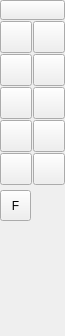
<?xml version="1.0" encoding="UTF-8"?>
<ui version="4.0">
 <class>QG_CadToolBarCircles</class>
 <widget class="QWidget" name="QG_CadToolBarCircles">
  <property name="geometry">
   <rect>
    <x>0</x>
    <y>0</y>
    <width>65</width>
    <height>336</height>
   </rect>
  </property>
  <property name="sizePolicy">
   <sizepolicy hsizetype="Fixed" vsizetype="Minimum">
    <horstretch>0</horstretch>
    <verstretch>0</verstretch>
   </sizepolicy>
  </property>
  <property name="minimumSize">
   <size>
    <width>65</width>
    <height>336</height>
   </size>
  </property>
  <property name="windowTitle">
   <string>Circles</string>
  </property>
  <widget class="QToolButton" name="bBack">
   <property name="geometry">
    <rect>
     <x>0</x>
     <y>0</y>
     <width>65</width>
     <height>20</height>
    </rect>
   </property>
   <property name="maximumSize">
    <size>
     <width>65</width>
     <height>20</height>
    </size>
   </property>
   <property name="toolTip">
    <string>Back to main menu</string>
   </property>
   <property name="text">
    <string/>
   </property>
   <property name="icon">
    <iconset resource="../../../res/extui/extui.qrc">
     <normaloff>:/extui/back.png</normaloff>:/extui/back.png</iconset>
   </property>
   <property name="iconSize">
    <size>
     <width>65</width>
     <height>20</height>
    </size>
   </property>
  </widget>
  <widget class="QToolButton" name="bCircle">
   <property name="geometry">
    <rect>
     <x>0</x>
     <y>21</y>
     <width>32</width>
     <height>32</height>
    </rect>
   </property>
   <property name="maximumSize">
    <size>
     <width>32</width>
     <height>32</height>
    </size>
   </property>
   <property name="toolTip">
    <string>Circle with center and point</string>
   </property>
   <property name="text">
    <string/>
   </property>
   <property name="icon">
    <iconset resource="../../../res/extui/extui.qrc">
     <normaloff>:/extui/circles.png</normaloff>:/extui/circles.png</iconset>
   </property>
   <property name="iconSize">
    <size>
     <width>32</width>
     <height>32</height>
    </size>
   </property>
   <property name="checkable">
    <bool>true</bool>
   </property>
   <property name="autoExclusive">
    <bool>true</bool>
   </property>
  </widget>
  <widget class="QToolButton" name="bCircleCR">
   <property name="geometry">
    <rect>
     <x>33</x>
     <y>21</y>
     <width>32</width>
     <height>32</height>
    </rect>
   </property>
   <property name="maximumSize">
    <size>
     <width>32</width>
     <height>32</height>
    </size>
   </property>
   <property name="toolTip">
    <string>Circle with center and radius</string>
   </property>
   <property name="text">
    <string/>
   </property>
   <property name="icon">
    <iconset resource="../../../res/extui/extui.qrc">
     <normaloff>:/extui/circlescr.png</normaloff>:/extui/circlescr.png</iconset>
   </property>
   <property name="iconSize">
    <size>
     <width>32</width>
     <height>32</height>
    </size>
   </property>
   <property name="checkable">
    <bool>true</bool>
   </property>
   <property name="autoExclusive">
    <bool>true</bool>
   </property>
  </widget>
  <widget class="QToolButton" name="bCircle2P">
   <property name="geometry">
    <rect>
     <x>0</x>
     <y>54</y>
     <width>32</width>
     <height>32</height>
    </rect>
   </property>
   <property name="maximumSize">
    <size>
     <width>32</width>
     <height>32</height>
    </size>
   </property>
   <property name="toolTip">
    <string>Circle with two opposite points</string>
   </property>
   <property name="text">
    <string/>
   </property>
   <property name="icon">
    <iconset resource="../../../res/extui/extui.qrc">
     <normaloff>:/extui/circles2p.png</normaloff>:/extui/circles2p.png</iconset>
   </property>
   <property name="iconSize">
    <size>
     <width>32</width>
     <height>32</height>
    </size>
   </property>
   <property name="checkable">
    <bool>true</bool>
   </property>
   <property name="autoExclusive">
    <bool>true</bool>
   </property>
  </widget>
  <widget class="QToolButton" name="bCircle3P">
   <property name="geometry">
    <rect>
     <x>33</x>
     <y>54</y>
     <width>32</width>
     <height>32</height>
    </rect>
   </property>
   <property name="maximumSize">
    <size>
     <width>32</width>
     <height>32</height>
    </size>
   </property>
   <property name="toolTip">
    <string>Circle with three points</string>
   </property>
   <property name="text">
    <string/>
   </property>
   <property name="icon">
    <iconset resource="../../../res/extui/extui.qrc">
     <normaloff>:/extui/circles3p.png</normaloff>:/extui/circles3p.png</iconset>
   </property>
   <property name="iconSize">
    <size>
     <width>32</width>
     <height>32</height>
    </size>
   </property>
   <property name="checkable">
    <bool>true</bool>
   </property>
   <property name="autoExclusive">
    <bool>true</bool>
   </property>
  </widget>
  <widget class="QToolButton" name="bCircleParallel">
   <property name="geometry">
    <rect>
     <x>0</x>
     <y>87</y>
     <width>32</width>
     <height>32</height>
    </rect>
   </property>
   <property name="maximumSize">
    <size>
     <width>32</width>
     <height>32</height>
    </size>
   </property>
   <property name="toolTip">
    <string>Concentric</string>
   </property>
   <property name="text">
    <string/>
   </property>
   <property name="icon">
    <iconset resource="../../../res/extui/extui.qrc">
     <normaloff>:/extui/circlespara.png</normaloff>:/extui/circlespara.png</iconset>
   </property>
   <property name="iconSize">
    <size>
     <width>32</width>
     <height>32</height>
    </size>
   </property>
   <property name="checkable">
    <bool>true</bool>
   </property>
   <property name="autoExclusive">
    <bool>true</bool>
   </property>
  </widget>
  <widget class="QToolButton" name="bHidden">
   <property name="geometry">
    <rect>
     <x>0</x>
     <y>336</y>
     <width>0</width>
     <height>0</height>
    </rect>
   </property>
   <property name="maximumSize">
    <size>
     <width>0</width>
     <height>0</height>
    </size>
   </property>
   <property name="toolTip">
    <string>Concentric</string>
   </property>
   <property name="text">
    <string notr="true"/>
   </property>
   <property name="iconSize">
    <size>
     <width>0</width>
     <height>0</height>
    </size>
   </property>
   <property name="checkable">
    <bool>true</bool>
   </property>
   <property name="autoExclusive">
    <bool>true</bool>
   </property>
  </widget>
  <widget class="QToolButton" name="bCircleInscribe">
   <property name="geometry">
    <rect>
     <x>33</x>
     <y>87</y>
     <width>32</width>
     <height>32</height>
    </rect>
   </property>
   <property name="maximumSize">
    <size>
     <width>32</width>
     <height>32</height>
    </size>
   </property>
   <property name="toolTip">
    <string>&lt;!DOCTYPE HTML PUBLIC &quot;-//W3C//DTD HTML 4.0//EN&quot; &quot;http://www.w3.org/TR/REC-html40/strict.dtd&quot;&gt;
&lt;html&gt;&lt;head&gt;&lt;meta name=&quot;qrichtext&quot; content=&quot;1&quot; /&gt;&lt;style type=&quot;text/css&quot;&gt;
p, li { white-space: pre-wrap; }
&lt;/style&gt;&lt;/head&gt;&lt;body style=&quot; font-family:'Sans Serif'; font-size:9pt; font-weight:400; font-style:normal;&quot;&gt;
&lt;p style=&quot; margin-top:0px; margin-bottom:0px; margin-left:0px; margin-right:0px; -qt-block-indent:0; text-indent:0px;&quot;&gt;Draw Circle inscribed in a triangle, &lt;span style=&quot; font-style:italic;&quot;&gt;i.e.&lt;/span&gt;, tangential to 3 lines&lt;/p&gt;&lt;/body&gt;&lt;/html&gt;</string>
   </property>
   <property name="text">
    <string/>
   </property>
   <property name="icon">
    <iconset resource="../../../res/extui/extui.qrc">
     <normaloff>:/extui/circleinscribe.png</normaloff>:/extui/circleinscribe.png</iconset>
   </property>
   <property name="iconSize">
    <size>
     <width>32</width>
     <height>32</height>
    </size>
   </property>
   <property name="checkable">
    <bool>true</bool>
   </property>
   <property name="autoExclusive">
    <bool>true</bool>
   </property>
  </widget>
  <widget class="QToolButton" name="bCircleTan2">
   <property name="geometry">
    <rect>
     <x>0</x>
     <y>120</y>
     <width>32</width>
     <height>32</height>
    </rect>
   </property>
   <property name="maximumSize">
    <size>
     <width>32</width>
     <height>32</height>
    </size>
   </property>
   <property name="toolTip">
    <string>&lt;!DOCTYPE HTML PUBLIC &quot;-//W3C//DTD HTML 4.0//EN&quot; &quot;http://www.w3.org/TR/REC-html40/strict.dtd&quot;&gt;
&lt;html&gt;&lt;head&gt;&lt;meta name=&quot;qrichtext&quot; content=&quot;1&quot; /&gt;&lt;style type=&quot;text/css&quot;&gt;
p, li { white-space: pre-wrap; }
&lt;/style&gt;&lt;/head&gt;&lt;body style=&quot; font-family:'Sans'; font-size:9pt; font-weight:400; font-style:normal;&quot;&gt;
&lt;p style=&quot; margin-top:0px; margin-bottom:0px; margin-left:0px; margin-right:0px; -qt-block-indent:0; text-indent:0px;&quot;&gt;&lt;span style=&quot; font-family:'Sans Serif';&quot;&gt;Draw a tangential Circle of two circles, given the radius&lt;/span&gt;&lt;/p&gt;&lt;/body&gt;&lt;/html&gt;</string>
   </property>
   <property name="text">
    <string/>
   </property>
   <property name="icon">
    <iconset resource="../../../res/extui/extui.qrc">
     <normaloff>:/extui/circletan2.png</normaloff>:/extui/circletan2.png</iconset>
   </property>
   <property name="iconSize">
    <size>
     <width>32</width>
     <height>32</height>
    </size>
   </property>
   <property name="checkable">
    <bool>true</bool>
   </property>
   <property name="autoExclusive">
    <bool>true</bool>
   </property>
  </widget>
  <widget class="QToolButton" name="bCircleTan3">
   <property name="geometry">
    <rect>
     <x>33</x>
     <y>153</y>
     <width>32</width>
     <height>32</height>
    </rect>
   </property>
   <property name="maximumSize">
    <size>
     <width>32</width>
     <height>32</height>
    </size>
   </property>
   <property name="toolTip">
    <string>&lt;!DOCTYPE HTML PUBLIC &quot;-//W3C//DTD HTML 4.0//EN&quot; &quot;http://www.w3.org/TR/REC-html40/strict.dtd&quot;&gt;
&lt;html&gt;&lt;head&gt;&lt;meta name=&quot;qrichtext&quot; content=&quot;1&quot; /&gt;&lt;style type=&quot;text/css&quot;&gt;
p, li { white-space: pre-wrap; }
&lt;/style&gt;&lt;/head&gt;&lt;body style=&quot; font-family:'Sans'; font-size:10pt; font-weight:400; font-style:normal;&quot;&gt;
&lt;p style=&quot; margin-top:0px; margin-bottom:0px; margin-left:0px; margin-right:0px; -qt-block-indent:0; text-indent:0px;&quot;&gt;&lt;span style=&quot; font-family:'Sans Serif'; font-size:9pt;&quot;&gt;Draw a tangential Circle of three lines/arcs/circles&lt;/span&gt;&lt;/p&gt;&lt;/body&gt;&lt;/html&gt;</string>
   </property>
   <property name="text">
    <string/>
   </property>
   <property name="icon">
    <iconset resource="../../../res/extui/extui.qrc">
     <normaloff>:/extui/circletan3.png</normaloff>:/extui/circletan3.png</iconset>
   </property>
   <property name="iconSize">
    <size>
     <width>32</width>
     <height>32</height>
    </size>
   </property>
   <property name="checkable">
    <bool>true</bool>
   </property>
   <property name="autoExclusive">
    <bool>true</bool>
   </property>
  </widget>
  <widget class="QToolButton" name="bCircleTan1_2P">
   <property name="geometry">
    <rect>
     <x>0</x>
     <y>153</y>
     <width>32</width>
     <height>32</height>
    </rect>
   </property>
   <property name="maximumSize">
    <size>
     <width>32</width>
     <height>32</height>
    </size>
   </property>
   <property name="toolTip">
    <string>&lt;!DOCTYPE HTML PUBLIC &quot;-//W3C//DTD HTML 4.0//EN&quot; &quot;http://www.w3.org/TR/REC-html40/strict.dtd&quot;&gt;
&lt;html&gt;&lt;head&gt;&lt;meta name=&quot;qrichtext&quot; content=&quot;1&quot; /&gt;&lt;style type=&quot;text/css&quot;&gt;
p, li { white-space: pre-wrap; }
&lt;/style&gt;&lt;/head&gt;&lt;body style=&quot; font-family:'Sans'; font-size:9pt; font-weight:400; font-style:normal;&quot;&gt;
&lt;p style=&quot; margin-top:0px; margin-bottom:0px; margin-left:0px; margin-right:0px; -qt-block-indent:0; text-indent:0px;&quot;&gt;&lt;span style=&quot; font-family:'Sans Serif';&quot;&gt;Draw a tangential Circle of a circle, passing two given points&lt;/span&gt;&lt;/p&gt;&lt;/body&gt;&lt;/html&gt;</string>
   </property>
   <property name="text">
    <string/>
   </property>
   <property name="icon">
    <iconset resource="../../../res/extui/extui.qrc">
     <normaloff>:/extui/circletan1_2p.png</normaloff>:/extui/circletan1_2p.png</iconset>
   </property>
   <property name="iconSize">
    <size>
     <width>32</width>
     <height>32</height>
    </size>
   </property>
   <property name="checkable">
    <bool>true</bool>
   </property>
   <property name="autoExclusive">
    <bool>true</bool>
   </property>
  </widget>
  <widget class="QToolButton" name="bCircleTan2_1P">
   <property name="geometry">
    <rect>
     <x>33</x>
     <y>120</y>
     <width>32</width>
     <height>32</height>
    </rect>
   </property>
   <property name="maximumSize">
    <size>
     <width>32</width>
     <height>32</height>
    </size>
   </property>
   <property name="toolTip">
    <string>&lt;!DOCTYPE HTML PUBLIC &quot;-//W3C//DTD HTML 4.0//EN&quot; &quot;http://www.w3.org/TR/REC-html40/strict.dtd&quot;&gt;
&lt;html&gt;&lt;head&gt;&lt;meta name=&quot;qrichtext&quot; content=&quot;1&quot; /&gt;&lt;style type=&quot;text/css&quot;&gt;
p, li { white-space: pre-wrap; }
&lt;/style&gt;&lt;/head&gt;&lt;body style=&quot; font-family:'Sans'; font-size:9pt; font-weight:400; font-style:normal;&quot;&gt;
&lt;p style=&quot; margin-top:0px; margin-bottom:0px; margin-left:0px; margin-right:0px; -qt-block-indent:0; text-indent:0px;&quot;&gt;&lt;span style=&quot; font-family:'Sans Serif';&quot;&gt;Draw a tangential Circle of two circles, passing a given point&lt;/span&gt;&lt;/p&gt;&lt;/body&gt;&lt;/html&gt;</string>
   </property>
   <property name="text">
    <string/>
   </property>
   <property name="icon">
    <iconset resource="../../../res/extui/extui.qrc">
     <normaloff>:/extui/circletan2_1p.png</normaloff>:/extui/circletan2_1p.png</iconset>
   </property>
   <property name="iconSize">
    <size>
     <width>32</width>
     <height>32</height>
    </size>
   </property>
   <property name="checkable">
    <bool>true</bool>
   </property>
   <property name="autoExclusive">
    <bool>true</bool>
   </property>
  </widget>
  <widget class="QToolButton" name="bFlower">
   <property name="geometry">
    <rect>
     <x>0</x>
     <y>190</y>
     <width>31</width>
     <height>31</height>
    </rect>
   </property>
   <property name="maximumSize">
    <size>
     <width>32</width>
     <height>32</height>
    </size>
   </property>
   <property name="toolTip">
    <string>Flowers</string>
   </property>
   <property name="text">
    <string>F</string>
   </property>
   <property name="checkable">
    <bool>true</bool>
   </property>
   <property name="autoExclusive">
    <bool>true</bool>
   </property>
  </widget>
 </widget>
 <layoutdefault spacing="6" margin="11"/>
 <tabstops>
  <tabstop>bBack</tabstop>
  <tabstop>bCircle</tabstop>
  <tabstop>bCircleCR</tabstop>
  <tabstop>bCircle2P</tabstop>
  <tabstop>bCircle3P</tabstop>
  <tabstop>bCircleParallel</tabstop>
 </tabstops>
 <resources>
  <include location="../../../res/extui/extui.qrc"/>
 </resources>
 <connections>
  <connection>
   <sender>bCircle</sender>
   <signal>clicked()</signal>
   <receiver>QG_CadToolBarCircles</receiver>
   <slot>drawCircle()</slot>
   <hints>
    <hint type="sourcelabel">
     <x>20</x>
     <y>20</y>
    </hint>
    <hint type="destinationlabel">
     <x>20</x>
     <y>20</y>
    </hint>
   </hints>
  </connection>
  <connection>
   <sender>bCircleCR</sender>
   <signal>clicked()</signal>
   <receiver>QG_CadToolBarCircles</receiver>
   <slot>drawCircleCR()</slot>
   <hints>
    <hint type="sourcelabel">
     <x>53</x>
     <y>40</y>
    </hint>
    <hint type="destinationlabel">
     <x>20</x>
     <y>20</y>
    </hint>
   </hints>
  </connection>
  <connection>
   <sender>bCircle2P</sender>
   <signal>clicked()</signal>
   <receiver>QG_CadToolBarCircles</receiver>
   <slot>drawCircle2P()</slot>
   <hints>
    <hint type="sourcelabel">
     <x>20</x>
     <y>80</y>
    </hint>
    <hint type="destinationlabel">
     <x>20</x>
     <y>20</y>
    </hint>
   </hints>
  </connection>
  <connection>
   <sender>bCircle3P</sender>
   <signal>clicked()</signal>
   <receiver>QG_CadToolBarCircles</receiver>
   <slot>drawCircle3P()</slot>
   <hints>
    <hint type="sourcelabel">
     <x>53</x>
     <y>80</y>
    </hint>
    <hint type="destinationlabel">
     <x>20</x>
     <y>20</y>
    </hint>
   </hints>
  </connection>
  <connection>
   <sender>bCircleParallel</sender>
   <signal>clicked()</signal>
   <receiver>QG_CadToolBarCircles</receiver>
   <slot>drawCircleParallel()</slot>
   <hints>
    <hint type="sourcelabel">
     <x>20</x>
     <y>120</y>
    </hint>
    <hint type="destinationlabel">
     <x>20</x>
     <y>20</y>
    </hint>
   </hints>
  </connection>
  <connection>
   <sender>bCircleInscribe</sender>
   <signal>clicked()</signal>
   <receiver>QG_CadToolBarCircles</receiver>
   <slot>drawCircleInscribe()</slot>
   <hints>
    <hint type="sourcelabel">
     <x>48</x>
     <y>102</y>
    </hint>
    <hint type="destinationlabel">
     <x>32</x>
     <y>167</y>
    </hint>
   </hints>
  </connection>
  <connection>
   <sender>bCircleTan2</sender>
   <signal>clicked()</signal>
   <receiver>QG_CadToolBarCircles</receiver>
   <slot>drawCircleTan2()</slot>
   <hints>
    <hint type="sourcelabel">
     <x>15</x>
     <y>135</y>
    </hint>
    <hint type="destinationlabel">
     <x>32</x>
     <y>167</y>
    </hint>
   </hints>
  </connection>
  <connection>
   <sender>bCircleTan3</sender>
   <signal>clicked()</signal>
   <receiver>QG_CadToolBarCircles</receiver>
   <slot>drawCircleTan3()</slot>
   <hints>
    <hint type="sourcelabel">
     <x>48</x>
     <y>135</y>
    </hint>
    <hint type="destinationlabel">
     <x>32</x>
     <y>167</y>
    </hint>
   </hints>
  </connection>
  <connection>
   <sender>bCircleTan1_2P</sender>
   <signal>clicked()</signal>
   <receiver>QG_CadToolBarCircles</receiver>
   <slot>drawCircle1_2P()</slot>
   <hints>
    <hint type="sourcelabel">
     <x>15</x>
     <y>168</y>
    </hint>
    <hint type="destinationlabel">
     <x>32</x>
     <y>167</y>
    </hint>
   </hints>
  </connection>
  <connection>
   <sender>bCircleTan2_1P</sender>
   <signal>clicked()</signal>
   <receiver>QG_CadToolBarCircles</receiver>
   <slot>drawCircle2_1P()</slot>
   <hints>
    <hint type="sourcelabel">
     <x>48</x>
     <y>135</y>
    </hint>
    <hint type="destinationlabel">
     <x>32</x>
     <y>167</y>
    </hint>
   </hints>
  </connection>
 </connections>
</ui>
